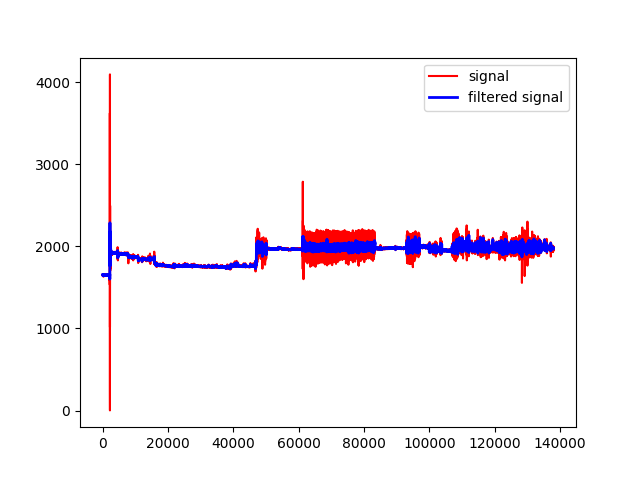

Generate this figure with Python:
import pandas
import matplotlib.pyplot as plt

from scipy.signal import butter, filtfilt

# reference
# https://www.kite.com/python/answers/how-to-create-a-low-pass-filter-in-python
# https://dsp.stackexchange.com/questions/49460/apply-low-pass-butterworth-filter-in-python

# load data
data = pandas.read_csv('2.csv')['1645']

# amount of data
amount = list(range(0, len(data)))

frequency_sampling = 1000
cutoff_freq = 30
order = 5

normalized_cutoff_freq = cutoff_freq / (frequency_sampling / 2)

b, a = butter(order, normalized_cutoff_freq, 'low')
filtered_signal = filtfilt(b, a, data)

plt.plot(amount, data, 'b-', label='signal', color='red')
plt.plot(amount, filtered_signal, 'g-', linewidth=2, label='filtered signal', color='blue')
plt.legend()
plt.savefig('lpf')
plt.show()
